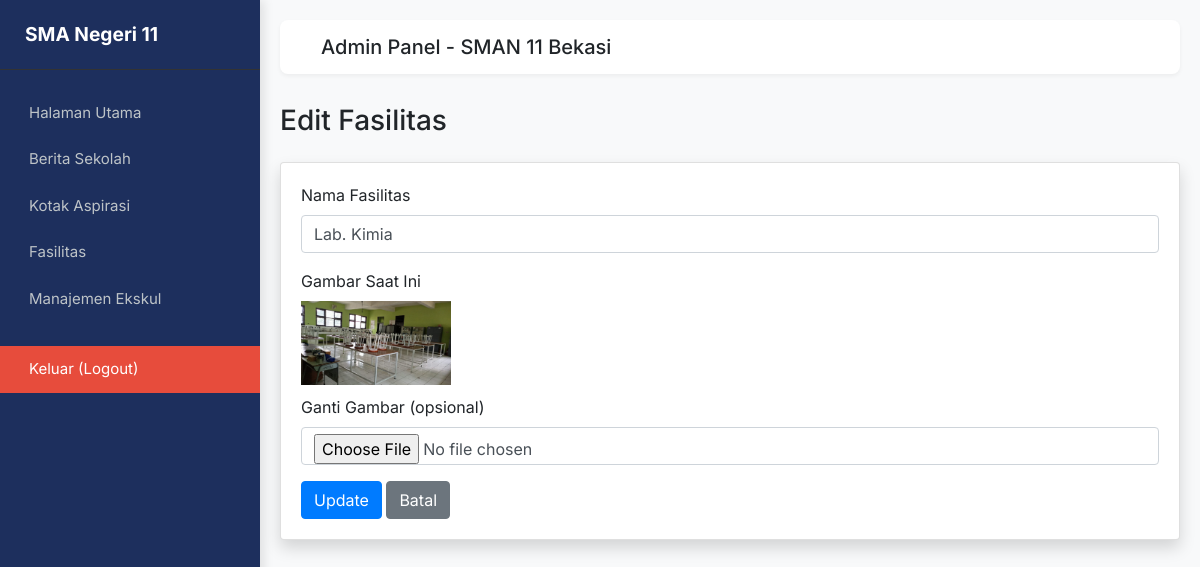
Screenshot of /admin/fasilitas_edit.php?id=8 (signed in) with the database file from the repository.
### tables this page shows
CREATE TABLE `fasilitas` (
  `id` int(11) NOT NULL,
  `nama` varchar(255) NOT NULL,
  `gambar` varchar(255) NOT NULL
);

### admin/fasilitas_edit.php (the view, shortened to what this page needs)
<?php
include 'config.php';
include 'template/header.php';
$id = intval($_GET['id']);
$data = mysqli_fetch_assoc(mysqli_query($conn, "SELECT * FROM fasilitas WHERE id='$id'"));
?>
<h1 class="h3 mb-4 text-gray-800">Edit Fasilitas</h1>
<div class="card shadow mb-4">
  <div class="card-body">
    <form method="post" enctype="multipart/form-data">
      <div class="form-group">
        <label>Nama Fasilitas</label>
        <input type="text" name="nama" class="form-control" value="<?= htmlspecialchars($data['nama']) ?>" required>
      </div>
      <div class="form-group">
        <label>Gambar Saat Ini</label><br>
        <img src="upload/<?= htmlspecialchars($data['gambar']) ?>" width="150" style="margin-bottom:10px;"><br>
        <label>Ganti Gambar (opsional)</label>
        <input type="file" name="gambar" class="form-control">
      </div>
      <button class="btn btn-primary">Update</button>
      <a href="fasilitas.php" class="btn btn-secondary">Batal</a>
    </form>
  </div>
</div>
<?php include 'template/footer.php'; ?>

### admin/template/header.php (style rules this page uses)
:root { --sidebar-width: 260px; --primary-color: #1d2f5d; --accent-color: #ffa200; }
body { font-family: 'Inter', sans-serif; background-color: #f8f9fa; transition: all 0.3s; }

### rows the page displays
fasilitas: nama "Lab. Kimia", gambar (picture)
